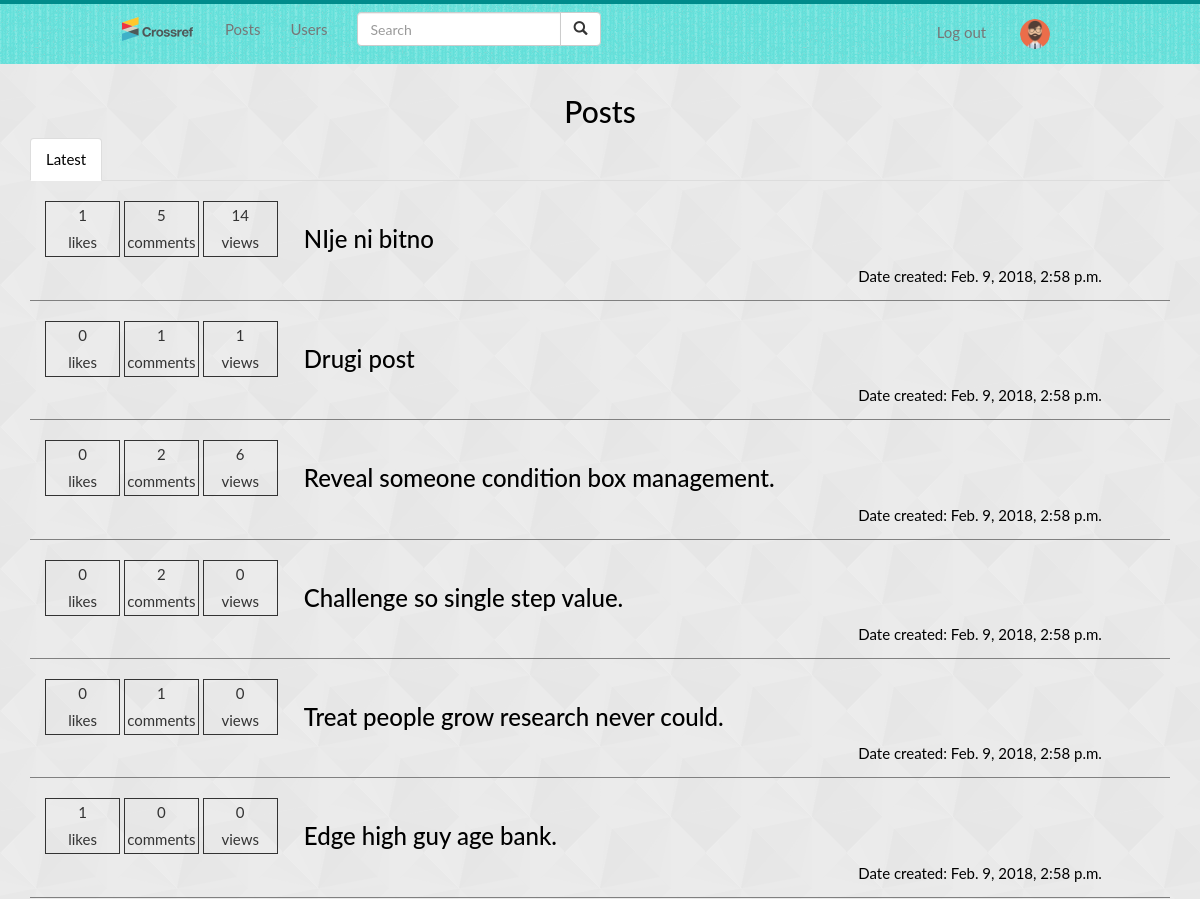
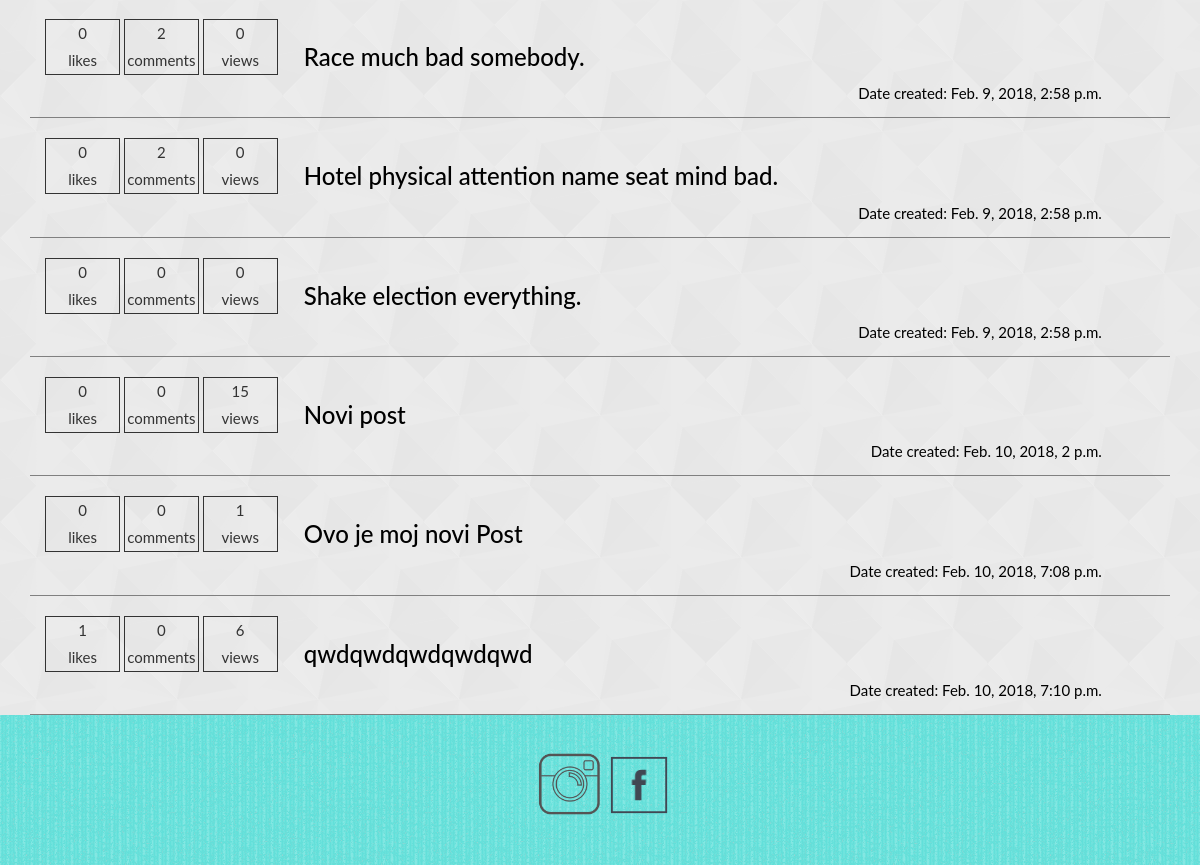
The page /posts/ (signed in) on the database its author committed (2 pictures, top to bottom).
### users/models.py (models this page shows, shortened)
class UserDetails(models.Model):
    user = models.OneToOneField(User, on_delete=models.CASCADE)
    bio = models.TextField(max_length=500, blank=True)
    image = models.ImageField(upload_to='static/img', default='static/img/man.png')

### posts/models.py (models this page shows, shortened)
class Post(models.Model):
    title = models.CharField(max_length=255)
    body = models.TextField()
    deleted = models.BooleanField(default=False)
    likes = models.IntegerField(default=0)
    views = models.IntegerField(default=0)
    created_at = models.DateTimeField(auto_now_add=True)
    user_id = models.ForeignKey(User, on_delete=models.CASCADE)
    @property
    def number_of_comments(self):
        return Comment.objects.filter(post_id=self.pk).count()

### posts/views.py (the view)
# urls.py: path('posts/', posts, name='posts'),
def posts(request):
    form2 = SignInForm()
    p = Post.objects.filter(deleted=False).order_by('created_at')
    return render(request, 'posts.html', {'posts': p, 'form2': form2})

### users/forms.py
class SignInForm(forms.Form):
    username = forms.CharField(max_length=150, required=True)
    password = forms.CharField(required=True, widget=forms.PasswordInput())
    class Meta:
        model = User
        fields = ['username', 'password']

### templates/posts.html
{% extends 'base.html' %}
{% block content %}
    {% include 'includes/poststabs.html' %}
{% endblock content %}

### templates/includes/navbar.html (shortened to what this page needs)
{% load static %}
<nav id="global-nav" class="navbar navbar-default navbar-fixed-top">
    <div class="container-fluid">
        <div class="navbar-header" style="width: 5em;">
            <a class="navbar-brand" href="{% url 'index' %}" style="width: 100%; padding: 2px;">
                <img src="{% static 'img/logo.svg' %}" alt="LOGO" style="height: 100%; width: 100%;">
            </a>
        </div>
        <div class="collapse navbar-collapse" id="myNavbar">
            <ul id="navBarList" class="nav navbar-nav">
                <li>
                    <a href="{% url 'posts' %}">Posts</a>
                </li>
                <li>
                    <a href="{% url 'users' %}">Users</a>
                </li>
                <li>
                    <form action="{% url 'search' %}" class="navbar-form" role="search">
                        <div class="input-group">
                            <input type="text" class="form-control" placeholder="Search" name="q">
                            <div class="input-group-btn">
                                <button class="btn btn-default" type="submit">
                                    <i class="glyphicon glyphicon-search"></i>
                                </button>
                            </div>
                        </div>
                    </form>
                </li>
            </ul>
            <ul id="rightNavList" class="nav navbar-nav pull-right">
            {% if not request.user.is_authenticated %}
                <li>
                    <a href="#" data-toggle="modal" data-target="#myModal">Sign In</a>
                </li>
            {% else %}
                <li>
                    <a href="{% url 'logout' %}" style="display: inline-block;">Log out</a>
                    <a href="{% url 'user' request.user.id %}" style="display: inline-block;"><img id="profilePic" class="img-circle" src="http://127.0.0.1:8000/{{ user.userdetails.image }}" alt="avatar"></a>
                </li>
            {% endif %}
            </ul>
        </div>
    </div>
</nav>

### templates/includes/poststabs.html
<div id="posts" class="container">
    <h2 class="text-center">Posts</h2>
    <ul class="nav nav-tabs">
        <li class="active">
            <a data-toggle="tab" href="#latestPosts">Latest</a>
        </li>
    </ul>
    <div class="tab-content">
        <div id="latestPosts" class="tab-pane fade in active ">
        {% for post in posts %}
            <div class="post">
                <div class="postStats container ">
                    <div class="likes text-center">
                        <div class="count">{{ post.likes }}</div>
                        <div>likes</div>
                    </div>
                    <div class="comments text-center">
                        <div class="count">{{ post.number_of_comments }}</div>
                        <div>comments</div>
                    </div>
                    <div class="views text-center">
                        <div class="count">{{ post.views }}</div>
                        <div>views</div>
                    </div>
                </div>
                <div class="postTitleDiv">
                    <a href="{% url 'post' post.pk %}"><h3>{{ post.title }}</h3></a>
                    <div class="dateCreatedDiv pull-right">
                        <p>Date created: {{ post.created_at }}</p>
                    </div>
                </div>
            </div>
        {% endfor %}
        </div>
    </div>
</div>

### static/css/style.css (style rules this page uses)
html { height: 100%; box-sizing: border-box; }
body { font: 400 15px/1.8 Lato, sans-serif; background-image: url("../img/diagmonds-light.png"); background-repeat: repeat; position: relative; margin: 0; min-height: 100%; padding-bottom: 10em; }
.container-fluid { padding-left: 9em; padding-right: 9em; background-color: #62e0da; background-image: url("../img/textured-stripes.png"); background-repeat: repeat-y; background-repeat: repeat-x; }
h2, p { color: white; }
.tab-content p { color: black; }
#posts a { color: black; }
#posts h2 { color: black; }
#posts { padding-top: 5em; }
#global-nav { border-bottom: 0px; border-top: solid 4px darkcyan; }
.post { margin-top: 20px; border-bottom: solid 1px grey; }
.postStats { display: inline-block; width: 18em; }
.likes { width: 5em; border: solid 1px; display: inline-block; }
.comments { width: 5em; border: solid 1px; display: inline-block; }
.views { width: 5em; border: solid 1px; display: inline-block; }
.postTitleDiv { width: 70%; display: inline-block; }
.postTitleDiv h3 { margin-top: 0; }
#profilePic { width: 2em; height: 2em; }

### rows shown on the page
Post: likes "1", number_of_comments "5", views "14", title "NIje ni bitno", created_at "Feb. 9, 2018, 2:58 p.m."
Post: likes "0", number_of_comments "1", views "1", title "Drugi post", created_at "Feb. 9, 2018, 2:58 p.m."
Post: likes "0", number_of_comments "2", views "6", title "Reveal someone condition box management.", created_at "Feb. 9, 2018, 2:58 p.m."
Post: likes "0", number_of_comments "2", views "0", title "Challenge so single step value.", created_at "Feb. 9, 2018, 2:58 p.m."
Post: likes "0", number_of_comments "1", views "0", title "Treat people grow research never could.", created_at "Feb. 9, 2018, 2:58 p.m."
Post: likes "1", number_of_comments "0", views "0", title "Edge high guy age bank.", created_at "Feb. 9, 2018, 2:58 p.m."
Post: likes "0", number_of_comments "2", views "0", title "Race much bad somebody.", created_at "Feb. 9, 2018, 2:58 p.m."
Post: likes "0", number_of_comments "2", views "0", title "Hotel physical attention name seat mind bad.", created_at "Feb. 9, 2018, 2:58 p.m."
Post: likes "0", number_of_comments "0", views "0", title "Shake election everything.", created_at "Feb. 9, 2018, 2:58 p.m."
Post: likes "0", number_of_comments "0", views "15", title "Novi post", created_at "Feb. 10, 2018, 2 p.m."
Post: likes "0", number_of_comments "0", views "1", title "Ovo je moj novi Post", created_at "Feb. 10, 2018, 7:08 p.m."
Post: likes "1", number_of_comments "0", views "6", title "qwdqwdqwdqwdqwd", created_at "Feb. 10, 2018, 7:10 p.m."
